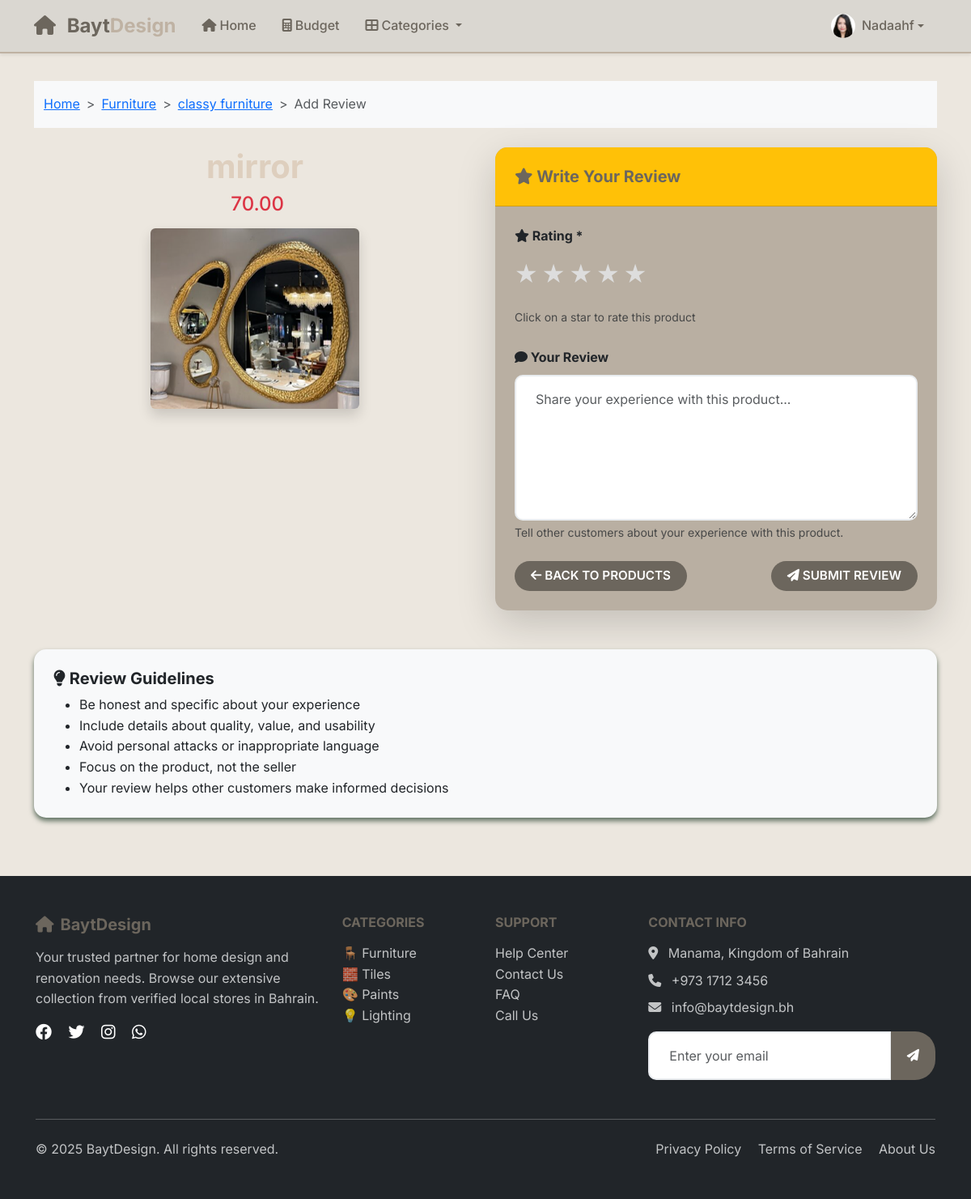
Screenshot of /add-review/32/ (signed in) with the database file from the repository.
### main_app/models.py (models this page shows, shortened)
class UserProfile(models.Model):
    user = models.OneToOneField(User, on_delete=models.CASCADE, related_name='userprofile')
    profile_picture = models.ImageField(upload_to='profile_pictures/', blank=True, null=True)

class Product(models.Model):
    shop = models.ForeignKey(Shop, on_delete=models.CASCADE)
    name = models.CharField(max_length=200)
    price = models.DecimalField(max_digits=10, decimal_places=2)
    description = models.TextField(blank=True, null=True)
    image = models.ImageField(upload_to='product_images/', blank=True, null=True)  # Added image field
    is_available = models.BooleanField(default=True)

class Shop(models.Model):
    name = models.CharField(max_length=200)
    classification = models.ForeignKey(Classification, on_delete=models.CASCADE)
    description = models.TextField(blank=True, null=True)
    image = models.ImageField(upload_to='store_images/', blank=True, null=True)  # Added image field
    phone = models.CharField(max_length=20, blank=True, null=True)
    email = models.EmailField(blank=True, null=True)
    address = models.TextField(blank=True, null=True)

class Classification(models.Model):
    name = models.CharField(max_length=100)
    slug = models.SlugField(unique=True, blank=True)  # ✅ added slug
    icon = models.CharField(max_length=10, blank=True, null=True)  # optional emoji/icon
    description = models.TextField(blank=True, null=True)  # optional
    image = models.ImageField(upload_to='store_images/', blank=True, null=True)  # ✅ Store image

### main_app/views.py (the view, shortened to what this page needs)
# urls.py: path('add-review/<int:product_id>/', views.add_review_view, name='add_review'),
@login_required
def add_review_view(request, product_id):
    product = get_object_or_404(Product, id=product_id)
    return render(request, 'add_review.html', {'product': product})

### main_app/templates/add_review.html (shortened to what this page needs)
{% extends 'base.html' %}
{% load static %}
{% block content %}
<div class="container py-4">
    <nav aria-label="breadcrumb" class="bg-light py-3 mb-4">
        <div class="container">
            <ol class="breadcrumb mb-0">
                <li class="breadcrumb-item"><a href="{% url 'home' %}">Home</a></li>
                <li class="breadcrumb-item">
                    <a href="{% url 'classification_stores' product.shop.classification.slug %}">
                        {{ product.shop.classification.name }}
                    </a>
                </li>
                <li class="breadcrumb-item">
                    <a href="{% url 'shop_products' product.shop.id %}">{{ product.shop.name }}</a>
                </li>
                <li class="breadcrumb-item active">Add Review</li>
            </ol>
        </div>
    </nav>
    <div class="row align-items-start">
        <div class="col-md-6 text-center mb-4">
            <h1 class="fw-bold mb-2">{{ product.name }}</h1>
            <p class="h4 text-danger mb-3">
                 {{ product.price }}
            </p>
            {% if product.image %}
                <img src="{{ product.image.url }}" alt="{{ product.name }}" class="img-fluid rounded shadow">
            {% else %}
                <div class="bg-light rounded shadow d-flex align-items-center justify-content-center" style="height: 300px;">
                    <i class="fas fa-box fa-5x text-muted"></i>
                </div>
            {% endif %}
        </div>
        <div class="col-md-6">
            <div class="card border-0 shadow-lg">
                <div class="card-header bg-warning text-dark">
                    <h5 class="mb-0">
                        <i class="fas fa-star"></i> Write Your Review
                    </h5>
                </div>
                <div class="card-body p-4">
                    <form method="post">
                        <div class="mb-4">
                            <label class="form-label fw-bold">
                                <i class="fas fa-star"></i> Rating *
                            </label>
                            <div class="rating mb-3">
                                <label for="star5" class="star">★</label>
                                <label for="star4" class="star">★</label>
                                <label for="star3" class="star">★</label>
                                <label for="star2" class="star">★</label>
                                <label for="star1" class="star">★</label>
                            </div>
                            <small class="text-muted">Click on a star to rate this product</small>
                        </div>
                        <div class="mb-4">
                            <label for="review_text" class="form-label fw-bold">
                                <i class="fas fa-comment"></i> Your Review
                            </label>
                            <textarea class="form-control"
                                      id="review_text"
                                      name="review_text"
                                      rows="6"
                                      placeholder="Share your experience with this product..."></textarea>
                            <div class="form-text">Tell other customers about your experience with this product.</div>
                        </div>
                        <div class="d-flex justify-content-between">
                            <a href="{% url 'shop_products' product.shop.id %}" class="btn btn-secondary">
                                <i class="fas fa-arrow-left"></i> Back to Products
                            </a>
                            <button type="submit" class="btn btn-warning">
                                <i class="fas fa-paper-plane"></i> Submit Review
                            </button>
                        </div>
                    </form>
                </div>
            </div>
        </div>
    </div>
    <div class="row mt-5">
        <div class="col-12">
            <div class="card border-0 bg-light">
                <div class="card-body">
                    <h5 class="card-title">
                        <i class="fas fa-lightbulb"></i> Review Guidelines
                    </h5>
                    <ul class="mb-0">
                        <li>Be honest and specific about your experience</li>
                        <li>Include details about quality, value, and usability</li>
                        <li>Avoid personal attacks or inappropriate language</li>
                        <li>Focus on the product, not the seller</li>
                        <li>Your review helps other customers make informed decisions</li>
                    </ul>
                </div>
            </div>
        </div>
    </div>
</div>
{% endblock %}

### main_app/templates/base.html (shortened to what this page needs)
{% load static %}
<!DOCTYPE html>
<html lang="en">
  <head>
    <link href="https://cdn.jsdelivr.net/npm/bootstrap@5.3.2/dist/css/bootstrap.min.css" rel="stylesheet">
    <link rel="stylesheet" href="https://cdnjs.cloudflare.com/ajax/libs/font-awesome/6.4.0/css/all.min.css">
    <link rel="stylesheet" href="{% static 'css/base.css' %}" />
  </head>
  <body>
    <nav class="navbar navbar-expand-lg navbar-light bg-white shadow-sm fixed-top">
      <div class="container">
        <a class="navbar-brand fw-bold" href="/">
          <i class="fas fa-home text-primary me-2"></i>
          <span class="text-primary">Bayt</span><span class="text-secondary">Design</span>
        </a>
        <div class="collapse navbar-collapse" id="navbarNav">
          <ul class="navbar-nav me-auto">
            <li class="nav-item">
              <a class="nav-link" href="/">
                <i class="fas fa-home me-1"></i>Home
              </a>
            </li>
            <li class="nav-item">
              <a class="nav-link" href="{% url 'budget' %}">
                <i class="fas fa-calculator me-1"></i>Budget
              </a>
            </li>
            <li class="nav-item dropdown">
              <a class="nav-link dropdown-toggle" href="#" id="navbarDropdown" role="button" data-bs-toggle="dropdown" aria-expanded="false">
                <i class="fas fa-th-large me-1"></i>Categories
              </a>
            </li>
          </ul>
          <ul class="navbar-nav">
            {% if user.is_authenticated %}
              <li class="nav-item dropdown">
                <a class="nav-link dropdown-toggle d-flex align-items-center" href="#" id="userDropdown" role="button" data-bs-toggle="dropdown" aria-expanded="false">
                  <div class="user-avatar me-2">
                    {% if user.userprofile.profile_picture %}
                      <img src="{{ user.userprofile.profile_picture.url }}" alt="Profile Picture" class="rounded-circle" style="width: 30px; height: 30px; object-fit: cover;">
                    {% else %}
                      <i class="fas fa-user-circle" style="font-size: 30px;"></i>
                    {% endif %}
                  </div>
                  {% if user.first_name %}
                    {{ user.first_name|title }}
                  {% else %}
                    {{ user.username|title }}
                  {% endif %}
                </a>
              </li>
            {% endif %}
          </ul>
        </div>
      </div>
    </nav>
    <main class="main-content">
      {% block content %}{% endblock %}
    </main>
    <footer class="bg-dark text-white py-5 mt-5">
      <div class="container">
        <div class="row">
          <div class="col-lg-4 mb-4">
            <h5 class="text-primary mb-3">
              <i class="fas fa-home me-2"></i>BaytDesign
            </h5>
            <p class="text-light opacity-75">
              Your trusted partner for home design and renovation needs.
              Browse our extensive collection from verified local stores in Bahrain.
            </p>
            <div class="social-links">
              <a href="#" class="text-white me-3">
                <i class="fab fa-facebook fa-lg"></i>
              </a>
              <a href="#" class="text-white me-3">
                <i class="fab fa-twitter fa-lg"></i>
              </a>
              <a href="#" class="text-white me-3">
                <i class="fab fa-instagram fa-lg"></i>
              </a>
              <a href="#" class="text-white">
                <i class="fab fa-whatsapp fa-lg"></i>
              </a>
            </div>
          </div>
          <div class="col-lg-2 col-md-6 mb-4">
            <h6 class="text-uppercase mb-3">Categories</h6>
            <ul class="list-unstyled">
              <li><a href="#" class="text-light opacity-75 text-decoration-none">🪑 Furniture</a></li>
              <li><a href="#" class="text-light opacity-75 text-decoration-none">🧱 Tiles</a></li>
              <li><a href="#" class="text-light opacity-75 text-decoration-none">🎨 Paints</a></li>
              <li><a href="#" class="text-light opacity-75 text-decoration-none">💡 Lighting</a></li>
            </ul>
          </div>
          <div class="col-lg-2 col-md-6 mb-4">
            <h6 class="text-uppercase mb-3">Support</h6>
            <ul class="list-unstyled">
              <li><a href="#" class="text-light opacity-75 text-decoration-none">Help Center</a></li>
              <li><a href="#" class="text-light opacity-75 text-decoration-none">Contact Us</a></li>
              <li><a href="#" class="text-light opacity-75 text-decoration-none">FAQ</a></li>
              <li><a href="tel:+97317123456" class="text-light opacity-75 text-decoration-none">Call Us</a></li>
            </ul>
          </div>
          <div class="col-lg-4 mb-4">
            <h6 class="text-uppercase mb-3">Contact Info</h6>
            <p class="text-light opacity-75 mb-2">
              <i class="fas fa-map-marker-alt me-2"></i>
              Manama, Kingdom of Bahrain
            </p>
            <p class="text-light opacity-75 mb-2">
              <i class="fas fa-phone me-2"></i>
              +973 1712 3456
            </p>
            <p class="text-light opacity-75 mb-3">
              <i class="fas fa-envelope me-2"></i>
              info@baytdesign.bh
            </p>
            <form class="newsletter-form">
              <div class="input-group">
                <input type="email" class="form-control" placeholder="Enter your email" required>
                <button class="btn btn-primary" type="submit">
                  <i class="fas fa-paper-plane"></i>
                </button>
              </div>
            </form>
          </div>
        </div>
        <hr class="my-4 opacity-25">
        <div class="row align-items-center">
          <div class="col-md-6">
            <p class="mb-0 text-light opacity-75">
              &copy; {% now "Y" %} BaytDesign. All rights reserved.
            </p>
          </div>
          <div class="col-md-6 text-md-end">
            <a href="#" class="text-light opacity-75 text-decoration-none me-3">Privacy Policy</a>
            <a href="#" class="text-light opacity-75 text-decoration-none me-3">Terms of Service</a>
            <a href="#" class="text-light opacity-75 text-decoration-none">About Us</a>
          </div>
        </div>
      </div>
    </footer>
  </body>
</html>

### rows the page displays
Product: shop.classification.name "Furniture", shop.name "classy furniture", name "mirror", price "70.00", image (picture)

### other values shown
{{ user.first_name|title }} "Nadaahf"
